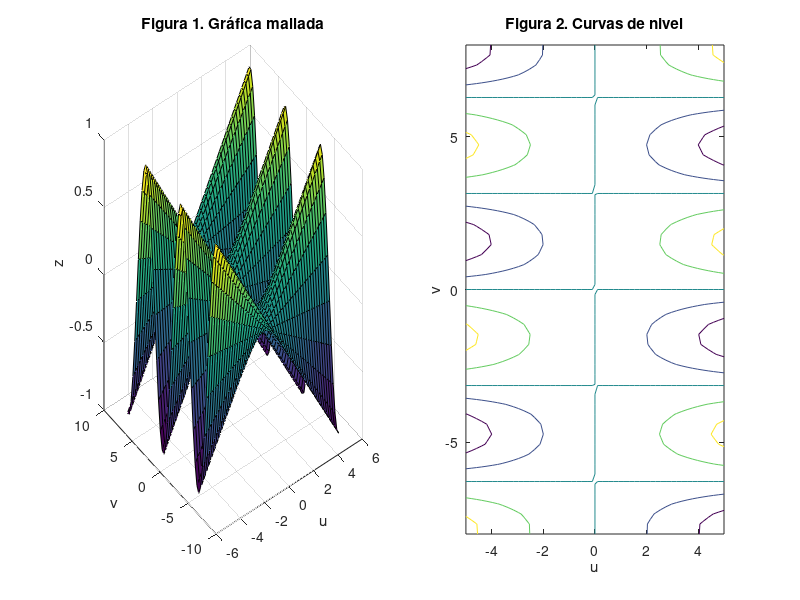

Here is the MATLAB script that generated this plot:
% Cubiertas
%% Lineas generales
close all
clear
clc
%% Datos de entrada

[u,v] = meshgrid(linspace(-5,5,50), linspace(-8,8,50));
x = u;
y = v;
z = 0.2*u.*sin(v); % calcular las coordenadas (x,y,z) de cada punto en la malla

subplot(1,2,1) % Primera subventana (mallada)
surf(x,y,z) % graficar la figura en forma mallada
xlabel('u') % nombre del eje x
ylabel('v') % nombre del eje y
zlabel('z') % nombre del eje z
title('Figura 1. Gráfica mallada') % título de la figura 1

subplot(1,2,2) % Segunda subventana (curvas de nivel)
contour(x,y,z,[-0.8, -0.4, 0, 0.5, 0.9])
xlabel('u') % nombre del eje x
ylabel('v') % nombre del eje y
title('Figura 2. Curvas de nivel') % título de la figura 2